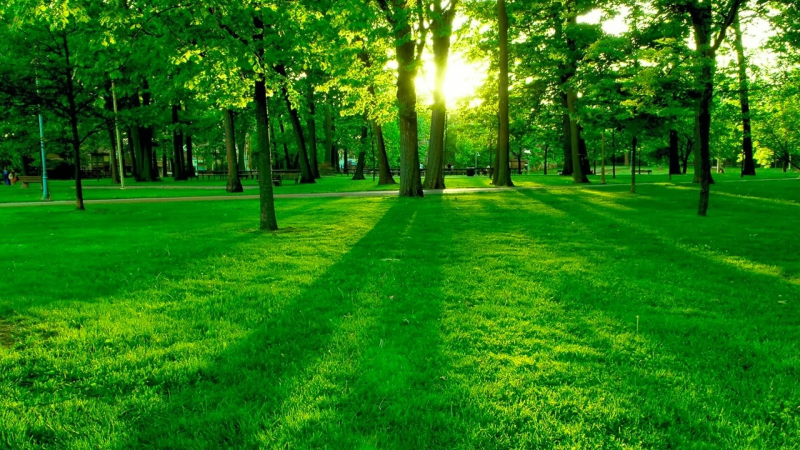
#> input picture Predictions/nat.jpg, 1600 x 900 px (shown at 1/2 size)
$ python EvaluateModels.py   (Python 2 division)
#> lines starting #> are read from the running program, lines starting #| are printed output that depends on the picture
### ImagePreprocesing.py
from PIL import Image, ImageDraw
import webcolors

# [11 lines left out: function DrawRepresentativesColors, not called in this run]


def getMostRepresentativeColors(infile, numcolors=20, swatchsize=20, resize=150):
#> called with infile = 'Predictions/nat.jpg', numcolors = 20, swatchsize = 20, resize = 150
    image = Image.open(infile)
#> image is the input picture: PIL image 1600x900 RGB; mean R, G, B 39.3, 121.8, 16.7
    image = image.resize((resize, resize))
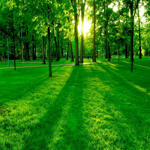
#> image: PIL image 150x150 RGB; mean R, G, B 39.3, 121.8, 16.7
    result = image.convert('P', palette=Image.ADAPTIVE, colors=numcolors)
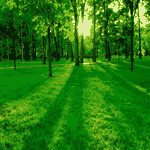
#> result: PIL image 150x150 P; mean R, G, B 37.9, 122.3, 15.7
    result.putalpha(0)
#> result: PIL image 150x150 PA
    colors = result.getcolors(resize*resize)
#> colors = 20 items
    return sorted(colors, reverse=True)


def getGenericColorNameFromRGB(rgb_triplet):
    min_colours = {}
    for key, name in webcolors.css21_hex_to_names.items():
        r_c, g_c, b_c = webcolors.hex_to_rgb(key)
        rd = (r_c - rgb_triplet[0]) ** 2
        gd = (g_c - rgb_triplet[1]) ** 2
        bd = (b_c - rgb_triplet[2]) ** 2
        min_colours[(rd + gd + bd)] = name
    return min_colours[min(min_colours.keys())]


listOfColors = [ "aqua","black","fuchsia", "green", "grey","gray","blue", "lime", "maroon","navy", "olive","purple","red","silver","teal","white","yellow","orange"]

### ModelConstructor.py
import weka.core.serialization as serialization
from weka.core.converters import Loader, Saver
import weka.core.jvm as jvm
from weka.core.classes import Random
from weka.classifiers import Classifier, Evaluation
from ImagePreprocesing import *

# [25 lines left out: functions getModelInstancesAttributes, getModelInstancesClasses, not called in this run]


def CrearInstanciaParaPredecir(path):
    colors = getMostRepresentativeColors(path)
#> colors = 20 items
    instancia = ""
    for color in colors:
        instancia += str(getGenericColorNameFromRGB(color[1])) + ","
#> this loop made 1 pass
#> color on pass 1: (1744, (9, 0))
#> after the loop, instancia = ''
    instancia += "?"
    return instancia

def PredecirUnaTemporada(path):
    jvm.start()
    insta = CrearInstanciaParaPredecir(path)
    atributos = ""
    file = open('ModelData/wekaHeader.arff', 'r')
    atributos = file.readlines()
    file.close()

    file = open('ModelData/predictionFiles/inst.arff', 'w')
    file.writelines(atributos)
    file.write("\n"+insta+'\n')
    file.close()

    objects = serialization.read_all("ModelData/77PercentModelPaisajes.model")
    classifier = Classifier(jobject=objects[0])

    loader = Loader()
    data = loader.load_file("ModelData/predictionFiles/inst.arff")
    data.class_is_last()


    clases = ["invierno", "verano", "otono", "primavera"]
    prediccion = ""
    for index, inst in enumerate(data):
        pred = classifier.classify_instance(inst)
        dist = classifier.distribution_for_instance(inst)
        prediccion = clases[int(pred)]
    jvm.stop()
    return prediccion

### EvaluateModels.py
from ModelConstructor import *
from sklearn.metrics import classification_report
from sklearn.metrics import accuracy_score, confusion_matrix
from sklearn.model_selection import cross_val_score, cross_val_predict
from sklearn.model_selection import train_test_split
from sklearn.naive_bayes import BernoulliNB,MultinomialNB
from ModelConstructor import *


#> (the run stopped early here; a loop or call above may not have finished)
